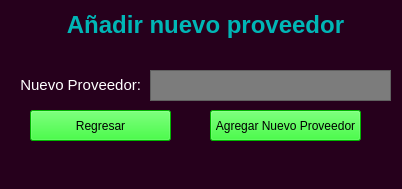
<?xml version="1.0" encoding="UTF-8"?>
<ui version="4.0">
 <class>inv2_provedor</class>
 <widget class="QMainWindow" name="inv2_provedor">
  <property name="geometry">
   <rect>
    <x>0</x>
    <y>0</y>
    <width>402</width>
    <height>189</height>
   </rect>
  </property>
  <property name="windowTitle">
   <string>MainWindow</string>
  </property>
  <property name="styleSheet">
   <string notr="true">background-color: rgb(38, 0, 28);</string>
  </property>
  <widget class="QWidget" name="centralwidget">
   <widget class="QLabel" name="proveedor_label_titulo">
    <property name="geometry">
     <rect>
      <x>30</x>
      <y>0</y>
      <width>351</width>
      <height>51</height>
     </rect>
    </property>
    <property name="styleSheet">
     <string notr="true"/>
    </property>
    <property name="text">
     <string>&lt;html&gt;&lt;head/&gt;&lt;body&gt;&lt;p align=&quot;center&quot;&gt;&lt;span style=&quot; font-size:18pt; font-weight:600; color:#00b6b6;&quot;&gt;Añadir nuevo proveedor&lt;/span&gt;&lt;/p&gt;&lt;/body&gt;&lt;/html&gt;</string>
    </property>
   </widget>
   <widget class="QPushButton" name="proveedor_button_newProveedor">
    <property name="geometry">
     <rect>
      <x>210</x>
      <y>110</y>
      <width>151</width>
      <height>31</height>
     </rect>
    </property>
    <property name="styleSheet">
     <string notr="true">background-color: rgb(0, 255, 0);</string>
    </property>
    <property name="text">
     <string>Agregar Nuevo Proveedor</string>
    </property>
   </widget>
   <widget class="QLabel" name="proveedor_label_newProveedor">
    <property name="geometry">
     <rect>
      <x>20</x>
      <y>70</y>
      <width>121</width>
      <height>31</height>
     </rect>
    </property>
    <property name="styleSheet">
     <string notr="true">color: rgb(255, 255, 255);</string>
    </property>
    <property name="text">
     <string>&lt;html&gt;&lt;head/&gt;&lt;body&gt;&lt;p align=&quot;right&quot;&gt;&lt;span style=&quot; font-size:11pt; color:#ffffff;&quot;&gt;Nuevo Proveedor:&lt;/span&gt;&lt;/p&gt;&lt;/body&gt;&lt;/html&gt;</string>
    </property>
   </widget>
   <widget class="QPlainTextEdit" name="proveedor_text_newProveedor">
    <property name="geometry">
     <rect>
      <x>150</x>
      <y>70</y>
      <width>241</width>
      <height>31</height>
     </rect>
    </property>
    <property name="styleSheet">
     <string notr="true">background-color: rgb(124, 124, 124);</string>
    </property>
   </widget>
   <widget class="QPushButton" name="proveedor_button_regresar">
    <property name="geometry">
     <rect>
      <x>30</x>
      <y>110</y>
      <width>141</width>
      <height>31</height>
     </rect>
    </property>
    <property name="styleSheet">
     <string notr="true">background-color: rgb(0, 255, 0);</string>
    </property>
    <property name="text">
     <string>Regresar</string>
    </property>
   </widget>
  </widget>
  <widget class="QMenuBar" name="menubar">
   <property name="geometry">
    <rect>
     <x>0</x>
     <y>0</y>
     <width>402</width>
     <height>21</height>
    </rect>
   </property>
  </widget>
  <widget class="QStatusBar" name="statusbar"/>
 </widget>
 <resources/>
 <connections/>
</ui>
